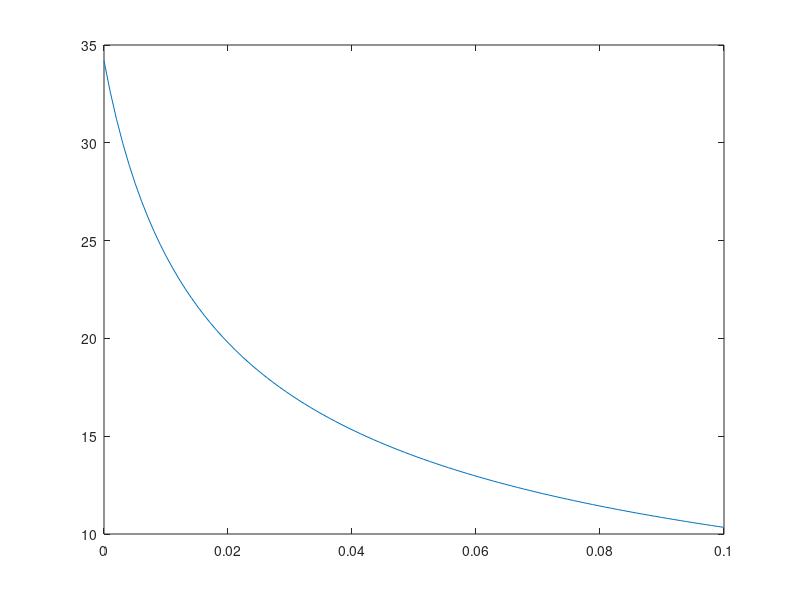
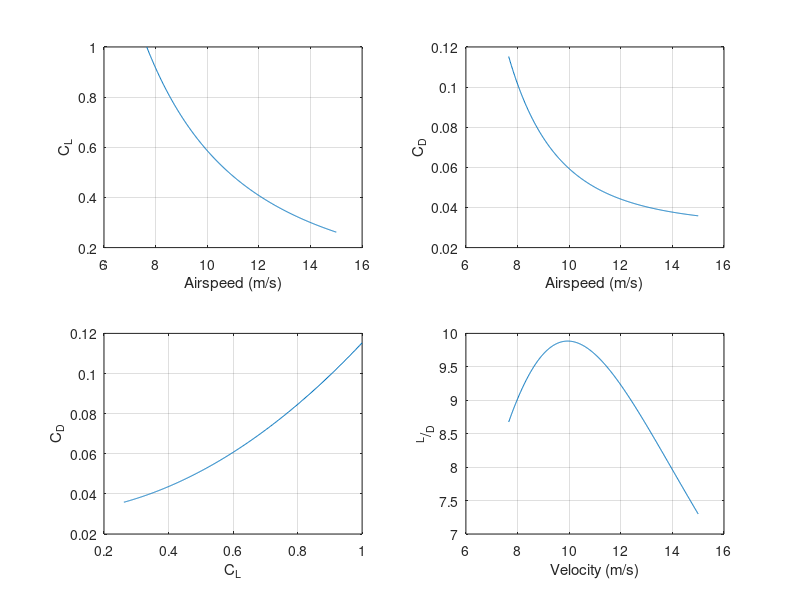
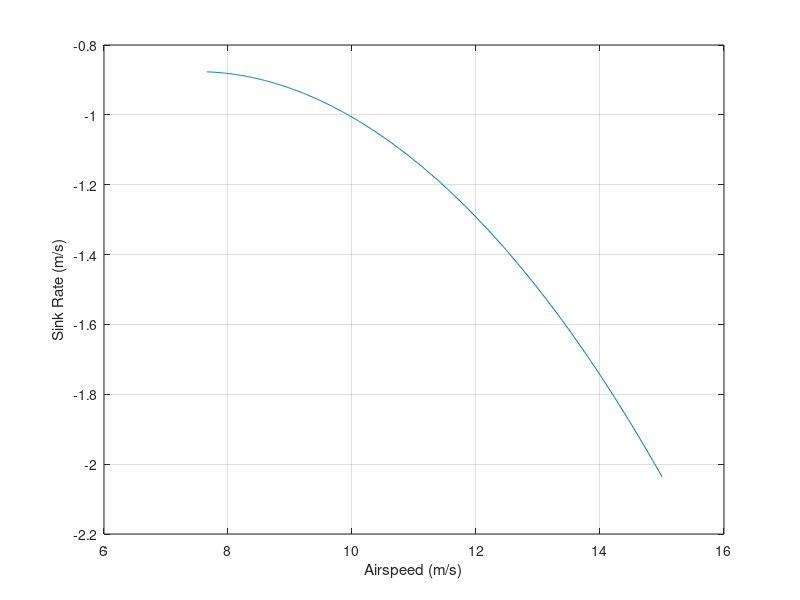
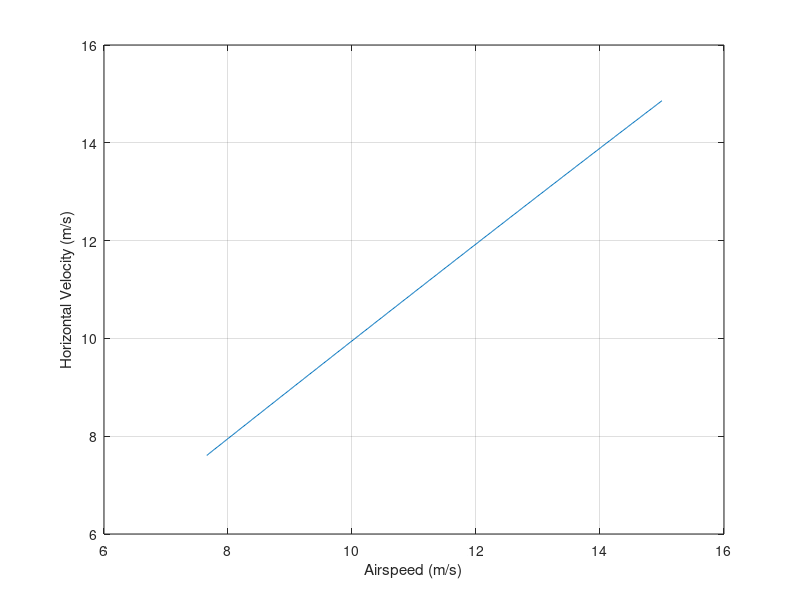

MATLAB code for these plots, in order:
g = 9.805; % Gravity (m/s^2)
rho = 1.000; % Density (kg/m^3) @ ~2500 ft ASL

%% Container
m = .6; % Mass (kg)
CDp = 1.0; % Coefficient of Drag of Parachute
A_p = linspace(0,.1); % Area of Parachute (m^2) (0.02 yields 19.7833)
CDc = 0.82; % Coefficient of Drag of Container
A_c = pi * (.125)^2 / 4; % Area of Bottom of Container

V_c = sqrt( (2 *m*g / rho) ./ ((CDp * A_p) + (CDc * A_c))); % Calculates Terminal Velocity (m/s)
figure(1)
plot(A_p,V_c)

%% Glider
% Treats the payload design as two airfoils, one swept and the other 
r = 250; % radius of spiral

% Input Variables
m = .45; % Mass (kg)
CD0 = 0.03; % Estimated zero lift drag coefficient
c_r = .250; % root chord (m)
c_t = .040; % tip chord (m)
b_w = .433; % triangular wing span (m)
b_f = .100; % fuselage span (m)


% Flight Variables
S = c_r * b_f + (c_r + c_t) * b_w; % Area of Wing (m^2)
AR = (b_f+2*b_w)^2 / S; % Aspect Ratio of Wing
phi = atand(3/4*c_r/(c_r*b_w/(c_r-c_t))); % sweep angle of wings
V = linspace(eps,15,1000); % Velocity (m/s)
Q = rho * V.^2 / 2; % Dynamic Pressure (Pa)
CL = m * sqrt(g^2 + (V.^2/r).^2) ./ (Q * S); % Coefficient of Lift Required accounts for Spiral


% Adjusts the Velocity and CL to be reasonable
is_valid = CL < 1; 
CL = CL(is_valid);
V = V(is_valid);


% Finding the span wise efficieny
Cla = 2*pi * AR / (sqrt((AR/(cosd(phi)))^2 + 4) + 2) / (180 / pi); % 2D lift slope of Wing (per degree)
CLa = Cla * AR / (2 + sqrt(4 + AR ^ 2)); % 3D lift slope of Wing (per degree)

a2D = (CL / Cla); % 2D angle of attack
a3D = (CL / CLa); % 3D angle of attack

ai_rad = (a3D - a2D) / (180 / pi); % Angle induced between the 2D and 3D models (rad)
e = CL / (pi * AR * ai_rad); % Span wise efficiency


% Calculates CD
CD = CD0 + CL.^2/ (pi * AR * e); % Coefficient of Drag
L_D = CL ./ CD; % L/D ratio
V_z = - V ./ sqrt(L_D.^2 + 1); % Sink Rate (m/s)
V_xy = sqrt(V.^2 - V_z.^2);


% Plotting
figure(2)
subplot(2,2,1)
plot(V,CL)
xlabel 'Airspeed (m/s)'
ylabel 'C_L'
grid on
subplot(2,2,2)
plot(V,CD)
xlabel 'Airspeed (m/s)'
ylabel 'C_D'
grid on
subplot(2,2,3)
plot(CL,CD)
xlabel 'C_L'
ylabel 'C_D'
grid on
subplot(2,2,4)
plot(V,L_D)
xlabel 'Velocity (m/s)'
ylabel '^L/_D'
grid on

figure(3)
plot(V,V_z)
xlabel 'Airspeed (m/s)'
ylabel 'Sink Rate (m/s)'
grid on

figure(4)
plot(V,V_xy)
xlabel 'Airspeed (m/s)'
ylabel 'Horizontal Velocity (m/s)'
grid on

%% Final Descent
m = .45; % Mass (kg)
CDp = 1.0; % Coefficient of Drag of Parachute
A_p = linspace(0,1); % Area of Parachute (m^2) (0.1 yields 9.3939)
V = sqrt((2 *m*g / rho) ./ (CDp * A_p)); % Calculates Terminal Velocity (m/s)
figure(5)
plot(A_p,V)